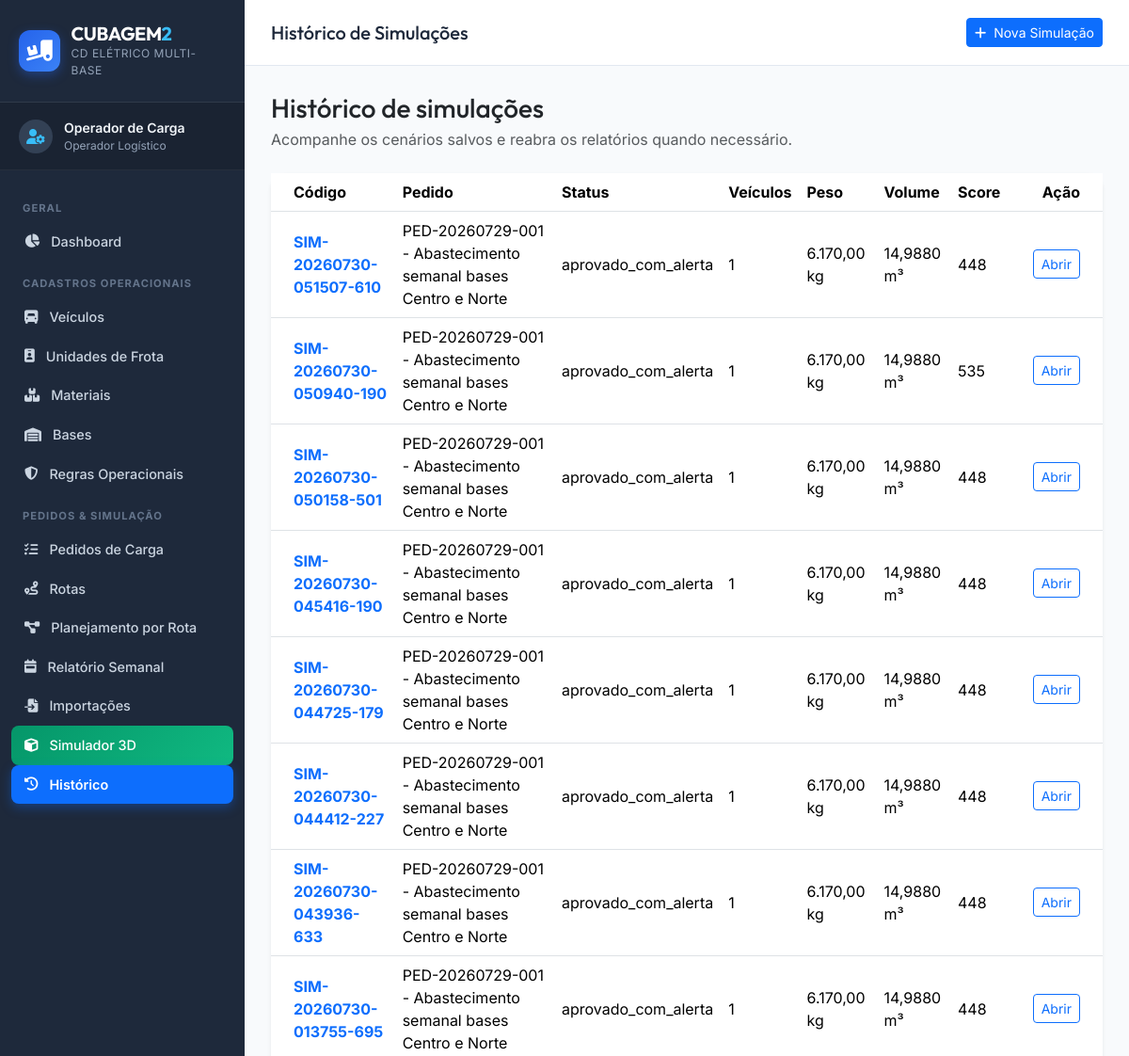
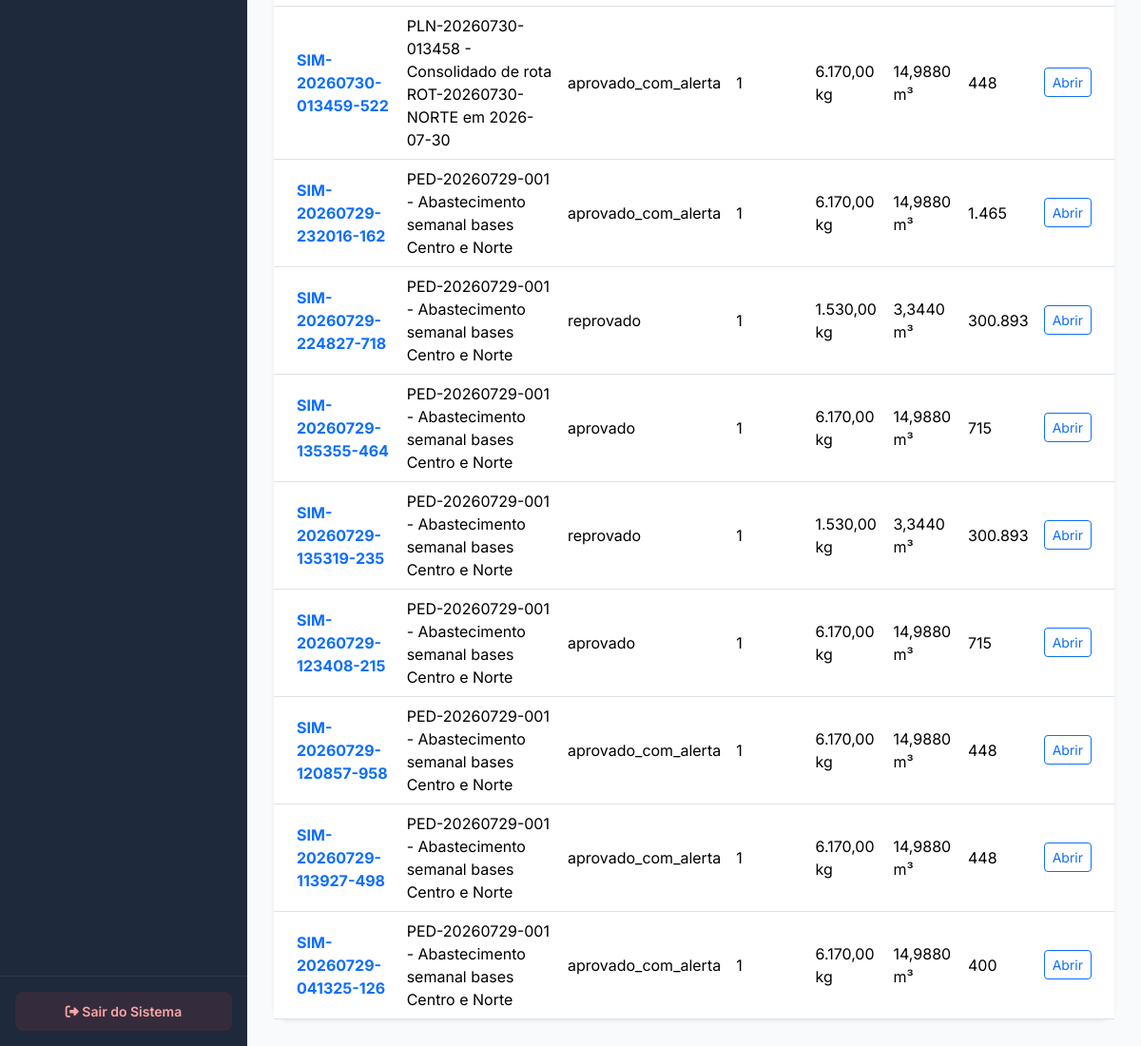
/pages/historico.php (signed in), run on the app's committed database (2 pictures, top to bottom).
### tables this page shows
CREATE TABLE simulacoes (
  id INTEGER PRIMARY KEY AUTOINCREMENT,
  codigo_simulacao TEXT NOT NULL UNIQUE,
  pedido_id INTEGER NOT NULL,
  usuario_id INTEGER NULL,
  score_total REAL NOT NULL,
  status TEXT NOT NULL,
  total_veiculos INTEGER NOT NULL,
  qtd_itens_total INTEGER NOT NULL,
  qtd_itens_alocados INTEGER NOT NULL,
  qtd_itens_nao_alocados INTEGER NOT NULL,
  peso_total_kg REAL NOT NULL,
  volume_total_m3 REAL NOT NULL,
  observacoes TEXT NULL,
  created_at DATETIME DEFAULT CURRENT_TIMESTAMP,
  FOREIGN KEY (pedido_id) REFERENCES pedidos_carga(id) ON DELETE CASCADE
);

CREATE TABLE pedidos_carga (
  id INTEGER PRIMARY KEY AUTOINCREMENT,
  codigo_pedido TEXT NOT NULL UNIQUE,
  descricao TEXT NOT NULL,
  status TEXT DEFAULT 'rascunho',
  observacoes TEXT NULL,
  created_at DATETIME DEFAULT CURRENT_TIMESTAMP,
  updated_at DATETIME DEFAULT CURRENT_TIMESTAMP
);

### controllers/SimulacaoController.php (called while the page is built, shortened)
<?php
require_once __DIR__ . '/../models/Simulacao.php';
class SimulacaoController {
    private Simulacao $model;
    public function __construct() {
        $this->model = new Simulacao();
    }
    public function listar(): array {
        return $this->model->listarTodas();
    }
}

### models/Simulacao.php (called while the page is built, shortened)
<?php
require_once __DIR__ . '/Regra.php';
class Simulacao {
    private PDO $pdo;
    public function __construct() {
        global $pdo;
        $this->pdo = $pdo;
    }
    public function listarTodas(): array {
        $sql = 'SELECT s.*, p.codigo_pedido, p.descricao AS pedido_descricao
                FROM simulacoes s
                JOIN pedidos_carga p ON p.id = s.pedido_id
                ORDER BY s.id DESC';
        return $this->pdo->query($sql)->fetchAll();
    }
}

### pages/historico.php (the view, shortened to what this page needs)
<?php
require_once __DIR__ . '/../controllers/SimulacaoController.php';
require_once __DIR__ . '/../includes/header.php';
require_once __DIR__ . '/../includes/menu.php';
$controller = new SimulacaoController();
$simulacoes = $controller->listar();
?>
<div class="container-fluid p-0">
    <div class="mb-4">
        <h2 class="h3 mb-1 text-dark">Histórico de simulações</h2>
        <p class="text-muted mb-0">Acompanhe os cenários salvos e reabra os relatórios quando necessário.</p>
    </div>
    <div class="card border-0 shadow-sm rounded-4">
        <div class="card-body p-0">
            <div class="table-responsive">
                <table class="table table-hover align-middle mb-0">
                    <thead class="bg-light">
                        <tr>
                            <th class="ps-4">Código</th>
                            <th>Pedido</th>
                            <th>Status</th>
                            <th>Veículos</th>
                            <th>Peso</th>
                            <th>Volume</th>
                            <th>Score</th>
                            <th class="pe-4 text-end">Ação</th>
                        </tr>
                    </thead>
                    <tbody>
                        <?php if (empty($simulacoes)): ?>
                            <tr><td colspan="8" class="text-center py-4 text-muted">Nenhuma simulação salva.</td></tr>
                        <?php else: ?>
                            <?php foreach ($simulacoes as $sim): ?>
                                <tr>
                                    <td class="ps-4 fw-bold text-primary"><?= htmlspecialchars($sim['codigo_simulacao']) ?></td>
                                    <td><?= htmlspecialchars($sim['codigo_pedido']) ?> - <?= htmlspecialchars($sim['pedido_descricao']) ?></td>
                                    <td><?= htmlspecialchars($sim['status']) ?></td>
                                    <td><?= (int) $sim['total_veiculos'] ?></td>
                                    <td><?= number_format($sim['peso_total_kg'], 2, ',', '.') ?> kg</td>
                                    <td><?= number_format($sim['volume_total_m3'], 4, ',', '.') ?> m³</td>
                                    <td><?= number_format($sim['score_total'], 0, ',', '.') ?></td>
                                    <td class="pe-4 text-end"><a href="resultado_simulacao.php?id=<?= (int) $sim['id'] ?>" class="btn btn-sm btn-outline-primary">Abrir</a></td>
                                </tr>
                            <?php endforeach; ?>
                        <?php endif; ?>
                    </tbody>
                </table>
            </div>
        </div>
    </div>
</div>
<?php require_once __DIR__ . '/../includes/footer.php'; ?>

### assets/css/style.css (style rules this page uses)
:root { --primary-color: #0d6efd; --primary-hover: #0b5ed7; --dark-bg: #0f172a; --sidebar-bg: #1e293b; --sidebar-active: #334155; --card-bg: #ffffff; --border-color: #e2e8f0; --text-primary: #1e293b; --text-secondary: #64748b; --accent-munck: #d97706; --accent-truck: #2563eb; --accent-carreta: #059669; --accent-warning: #f59e0b; --accent-danger: #ef4444; --accent-success: #10b981; --radius-sm: 8px; --radius-md: 12px; --radius-lg: 16px; --shadow-sm: 0 1px 3px rgba(0,0,0,0.1); --shadow-md: 0 4px 6px -1px rgba(0,0,0,0.1), 0 2px 4px -1px rgba(0,0,0,0.06); --shadow-lg: 0 10px 15px -3px rgba(0,0,0,0.1), 0 4px 6px -2px rgba(0,0,0,0.05); }
body { font-family: 'Inter', system-ui, -apple-system, sans-serif; background-color: #f8fafc; color: var(--text-primary); margin: 0; padding: 0; }
h1, h2, h3, h4, h5, h6 { font-family: 'Outfit', 'Inter', sans-serif; font-weight: 700; }

### data on the page
simulacoes: codigo_simulacao "SIM-20260730-051507-610", pedido.codigo_pedido "PED-20260729-001", pedido.descricao "Abastecimento semanal bases Centro e Norte", status "aprovado_com_alerta", total_veiculos "1", peso_total_kg "6.170,00", volume_total_m3 "14,9880", score_total "448"
simulacoes: codigo_simulacao "SIM-20260730-050940-190", pedido.codigo_pedido "PED-20260729-001", pedido.descricao "Abastecimento semanal bases Centro e Norte", status "aprovado_com_alerta", total_veiculos "1", peso_total_kg "6.170,00", volume_total_m3 "14,9880", score_total "535"
simulacoes: codigo_simulacao "SIM-20260730-050158-501", pedido.codigo_pedido "PED-20260729-001", pedido.descricao "Abastecimento semanal bases Centro e Norte", status "aprovado_com_alerta", total_veiculos "1", peso_total_kg "6.170,00", volume_total_m3 "14,9880", score_total "448"
simulacoes: codigo_simulacao "SIM-20260730-045416-190", pedido.codigo_pedido "PED-20260729-001", pedido.descricao "Abastecimento semanal bases Centro e Norte", status "aprovado_com_alerta", total_veiculos "1", peso_total_kg "6.170,00", volume_total_m3 "14,9880", score_total "448"
simulacoes: codigo_simulacao "SIM-20260730-044725-179", pedido.codigo_pedido "PED-20260729-001", pedido.descricao "Abastecimento semanal bases Centro e Norte", status "aprovado_com_alerta", total_veiculos "1", peso_total_kg "6.170,00", volume_total_m3 "14,9880", score_total "448"
simulacoes: codigo_simulacao "SIM-20260730-044412-227", pedido.codigo_pedido "PED-20260729-001", pedido.descricao "Abastecimento semanal bases Centro e Norte", status "aprovado_com_alerta", total_veiculos "1", peso_total_kg "6.170,00", volume_total_m3 "14,9880", score_total "448"
simulacoes: codigo_simulacao "SIM-20260730-043936-633", pedido.codigo_pedido "PED-20260729-001", pedido.descricao "Abastecimento semanal bases Centro e Norte", status "aprovado_com_alerta", total_veiculos "1", peso_total_kg "6.170,00", volume_total_m3 "14,9880", score_total "448"
simulacoes: codigo_simulacao "SIM-20260730-013755-695", pedido.codigo_pedido "PED-20260729-001", pedido.descricao "Abastecimento semanal bases Centro e Norte", status "aprovado_com_alerta", total_veiculos "1", peso_total_kg "6.170,00", volume_total_m3 "14,9880", score_total "448"
simulacoes: codigo_simulacao "SIM-20260730-013459-522", pedido.codigo_pedido "PLN-20260730-013458", pedido.descricao "Consolidado de rota ROT-20260730-NORTE em 2026-07-30", status "aprovado_com_alerta", total_veiculos "1", peso_total_kg "6.170,00", volume_total_m3 "14,9880", score_total "448"
simulacoes: codigo_simulacao "SIM-20260729-232016-162", pedido.codigo_pedido "PED-20260729-001", pedido.descricao "Abastecimento semanal bases Centro e Norte", status "aprovado_com_alerta", total_veiculos "1", peso_total_kg "6.170,00", volume_total_m3 "14,9880", score_total "1.465"
simulacoes: codigo_simulacao "SIM-20260729-224827-718", pedido.codigo_pedido "PED-20260729-001", pedido.descricao "Abastecimento semanal bases Centro e Norte", status "reprovado", total_veiculos "1", peso_total_kg "1.530,00", volume_total_m3 "3,3440", score_total "300.893"
simulacoes: codigo_simulacao "SIM-20260729-135355-464", pedido.codigo_pedido "PED-20260729-001", pedido.descricao "Abastecimento semanal bases Centro e Norte", status "aprovado", total_veiculos "1", peso_total_kg "6.170,00", volume_total_m3 "14,9880", score_total "715"
simulacoes: codigo_simulacao "SIM-20260729-135319-235", pedido.codigo_pedido "PED-20260729-001", pedido.descricao "Abastecimento semanal bases Centro e Norte", status "reprovado", total_veiculos "1", peso_total_kg "1.530,00", volume_total_m3 "3,3440", score_total "300.893"
simulacoes: codigo_simulacao "SIM-20260729-123408-215", pedido.codigo_pedido "PED-20260729-001", pedido.descricao "Abastecimento semanal bases Centro e Norte", status "aprovado", total_veiculos "1", peso_total_kg "6.170,00", volume_total_m3 "14,9880", score_total "715"
simulacoes: codigo_simulacao "SIM-20260729-120857-958", pedido.codigo_pedido "PED-20260729-001", pedido.descricao "Abastecimento semanal bases Centro e Norte", status "aprovado_com_alerta", total_veiculos "1", peso_total_kg "6.170,00", volume_total_m3 "14,9880", score_total "448"
simulacoes: codigo_simulacao "SIM-20260729-113927-498", pedido.codigo_pedido "PED-20260729-001", pedido.descricao "Abastecimento semanal bases Centro e Norte", status "aprovado_com_alerta", total_veiculos "1", peso_total_kg "6.170,00", volume_total_m3 "14,9880", score_total "448"
simulacoes: codigo_simulacao "SIM-20260729-041325-126", pedido.codigo_pedido "PED-20260729-001", pedido.descricao "Abastecimento semanal bases Centro e Norte", status "aprovado_com_alerta", total_veiculos "1", peso_total_kg "6.170,00", volume_total_m3 "14,9880", score_total "400"

### other printed values
$usuarioLogado['nome'] "Operador de Carga"
$usuarioLogado['cargo'] "Operador Logístico"
$pageTitle "Histórico de Simulações"
